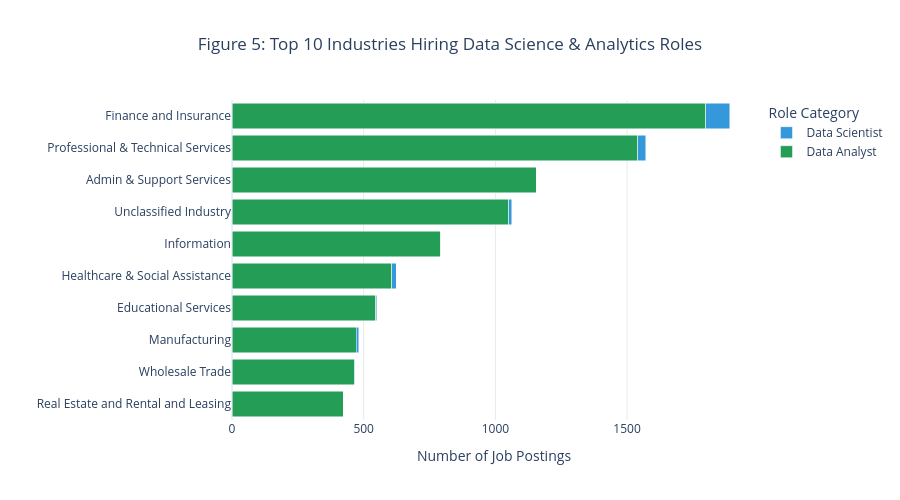

This figure's notebook cell:
### Markdown cell above
**Why this visualization?**
Box plot (left): Reveals full salary distribution — median, quartiles, spread, and outliers. Shows not just "who earns more" but also salary variance and overlap between roles.
Bar chart (right): Provides a clean, immediate comparison of central tendency across roles, easy to interpret for stakeholders.

**Key insights**
Box plot: Data Scientists command a clear salary premium over Data Analysts, with a median of 127.6K versus 97K — a gap of approximately 32%. The interquartile range for Data Scientists (121K–135.6K) sits substantially higher than that of Data Analysts (80K–125K), indicating that even early-to-mid-career scientists out-earn most analysts. However, Data Analysts exhibit a wider relative spread, with top earners reaching 243K+, suggesting that senior or highly technical analysts can cross into Data Scientist salary territory. Both roles show right-skewed distributions with high-end outliers, reflecting premium compensation at top-tier tech firms. Notably, there is meaningful overlap in the 110K–135K band, implying that role title alone does not dictate salary — industry, technical skill depth, and company size are likely strong moderating factors.
Bar chart: AI Engineers/Analysts command the highest median salary at 180,000, a striking 41% premium over Data Scientists (127,550) and 86% over Data Analysts (97,000). This sharp gradient confirms that employers place a substantial wage premium on specialized AI and machine learning expertise, distinguishing it even from broader data science roles. Data Scientists occupy a strong middle tier, reflecting their hybrid skill set in statistics, programming, and modeling. Data Analysts, while essential, sit at the lower end — though their median of 97,000 still represents competitive compensation. The near-identical medians of "Other" (127,500) and Data Scientist (127,550) suggest that emerging titles are valued comparably to established data science positions. Overall, the salary hierarchy maps clearly to technical specialization depth: AI/ML expertise unlocks the highest earnings, while generalist analytics skills anchor the base.

### Code cell
# Figure 5: Filter roles to data scientists, data analyst, etc and count jobs by industry
df_roles = df.filter(col("ROLE_CATEGORY") != "Other")

# Simplify long industry names
df_roles = df_roles.withColumn(
    "NAICS2_NAME_CLEAN",
    when(col("NAICS2_NAME") == "Administrative and Support and Waste Management and Remediation Services", "Admin & Support Services")
    .when(col("NAICS2_NAME") == "Professional, Scientific, and Technical Services", "Professional & Technical Services")
    .when(col("NAICS2_NAME") == "Health Care and Social Assistance", "Healthcare & Social Assistance")
    .otherwise(col("NAICS2_NAME"))
)

# Count jobs by industry and role
industry_counts = df_roles.groupBy("NAICS2_NAME_CLEAN", "ROLE_CATEGORY").count().toPandas()

# Get top 10 industries overall
top_industries = df_roles.groupBy("NAICS2_NAME_CLEAN").count() \
    .orderBy("count", ascending=False).limit(10).toPandas()
top_industry_names = top_industries["NAICS2_NAME_CLEAN"].tolist()

industry_pdf = industry_counts[industry_counts["NAICS2_NAME_CLEAN"].isin(top_industry_names)]

# Pivot for grouped bar chart
industry_pivot = industry_pdf.pivot(
    index="NAICS2_NAME_CLEAN", 
    columns="ROLE_CATEGORY", 
    values="count"
).fillna(0)

# Sort by total postings
industry_pivot["Total"] = industry_pivot.sum(axis=1)
industry_pivot = industry_pivot.sort_values("Total", ascending=True).drop(columns="Total")

# Create horizontal grouped bar chart
fig = go.Figure()

role_colors = {
    "Data Scientist": "#3498db",
    "ML Engineer": "#e77b3c", 
    "Data Analyst": "#249d56"
}

for role in ["Data Analyst", "ML Engineer", "Data Scientist"]:
    if role in industry_pivot.columns:
        fig.add_trace(go.Bar(
            y=industry_pivot.index,
            x=industry_pivot[role],
            name=role,
            orientation='h',
            marker_color=role_colors.get(role, "gray"),
            hovertemplate=f"Industry: %{{y}}<br>{role}: %{{x:,}}<extra></extra>"
        ))

fig.update_layout(
    title="Figure 5: Top 10 Industries Hiring Data Science & Analytics Roles",
    title_x=0.5,
    barmode='stack',
    height=500,
    xaxis_title="Number of Job Postings",
    yaxis_title="",
    legend_title="Role Category",
    hovermode="y unified"
)

fig.update_xaxes(showgrid=True, gridwidth=0.5, gridcolor='lightgray')
fig.show()

### Figure 1 — Plotly figure (JSON) as saved in the notebook; plotly's stock layout.template omitted (floating-point values rounded to 4 significant figures)
{"data": [{"hovertemplate": "Industry: %{y}<br>Data Analyst: %{x:,}<extra></extra>", "marker": {"color": "#249d56"}, "name": "Data Analyst", "orientation": "h", "type": "bar", "x": [423.0, 464.0, 472.0, 545.0, 607.0, 792.0, 1050.0, 1155.0, 1541.0, 1799.0], "y": ["Real Estate and Rental and Leasing", "Wholesale Trade", "Manufacturing", "Educational Services", "Healthcare & Social Assistance", "Information", "Unclassified Industry", "Admin & Support Services", "Professional & Technical Services", "Finance and Insurance"]}, {"hovertemplate": "Industry: %{y}<br>Data Scientist: %{x:,}<extra></extra>", "marker": {"color": "#3498db"}, "name": "Data Scientist", "orientation": "h", "type": "bar", "x": [0.0, 2.0, 9.0, 5.0, 17.0, 1.0, 13.0, 1.0, 29.0, 91.0], "y": ["Real Estate and Rental and Leasing", "Wholesale Trade", "Manufacturing", "Educational Services", "Healthcare & Social Assistance", "Information", "Unclassified Industry", "Admin & Support Services", "Professional & Technical Services", "Finance and Insurance"]}], "layout": {"barmode": "stack", "height": 500, "hovermode": "y unified", "legend": {"title": {"text": "Role Category"}}, "title": {"text": "Figure 5: Top 10 Industries Hiring Data Science & Analytics Roles", "x": 0.5}, "xaxis": {"gridcolor": "lightgray", "gridwidth": 0.5, "showgrid": true, "title": {"text": "Number of Job Postings"}}, "yaxis": {"title": {"text": ""}}}}
